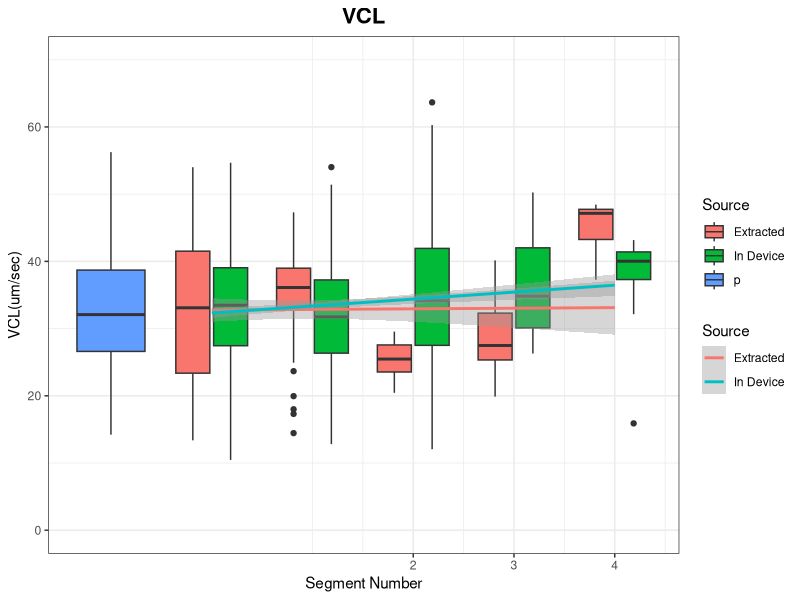
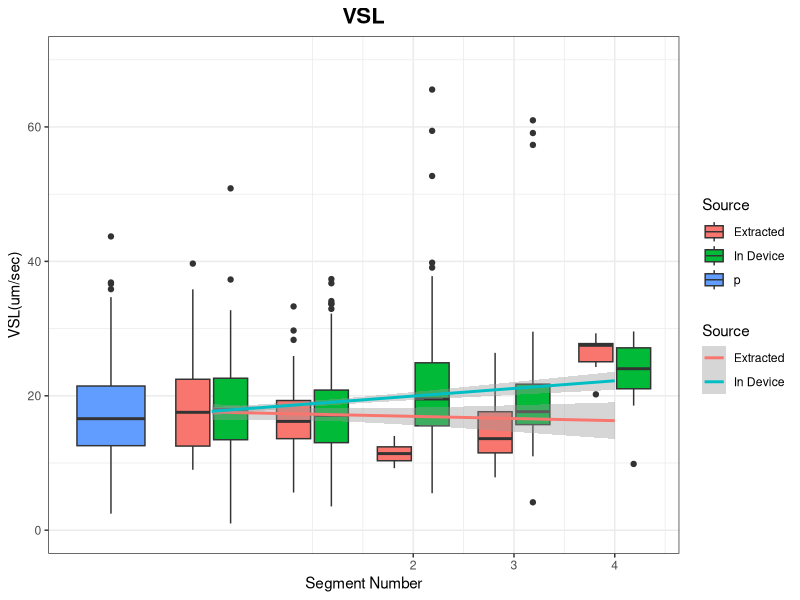
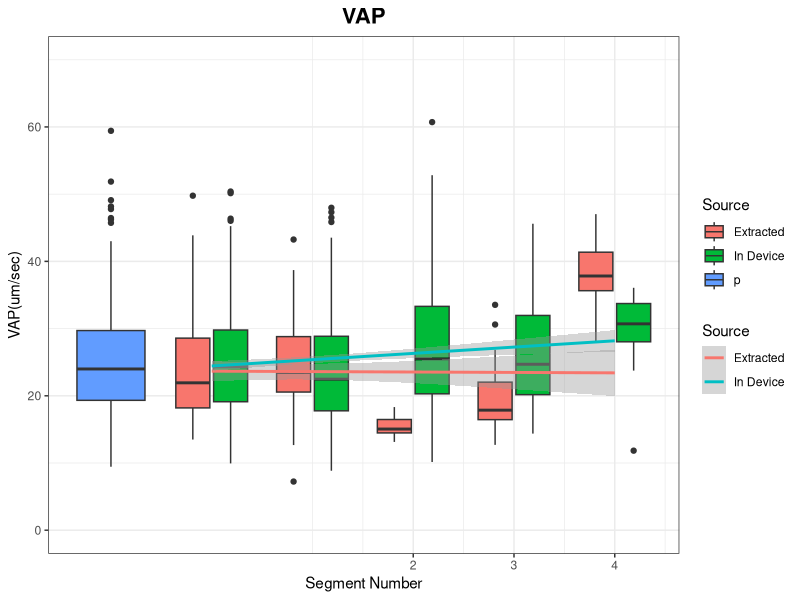
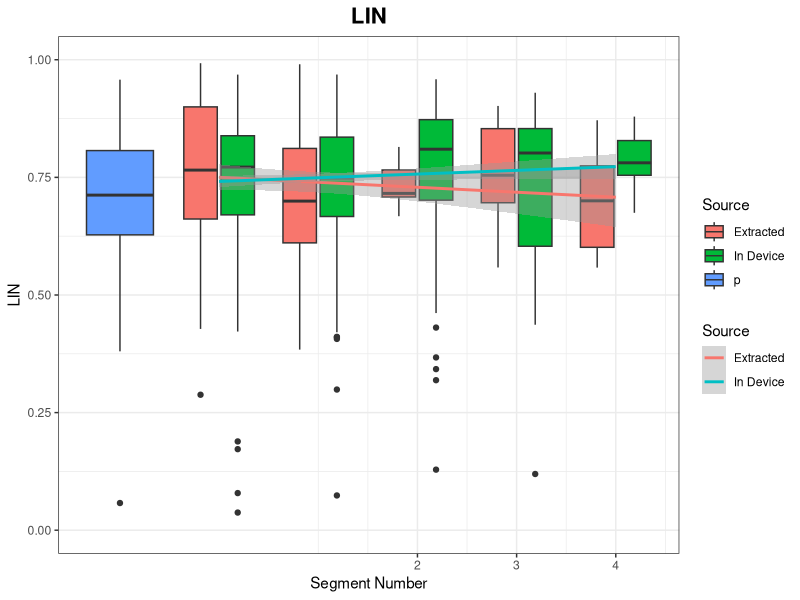
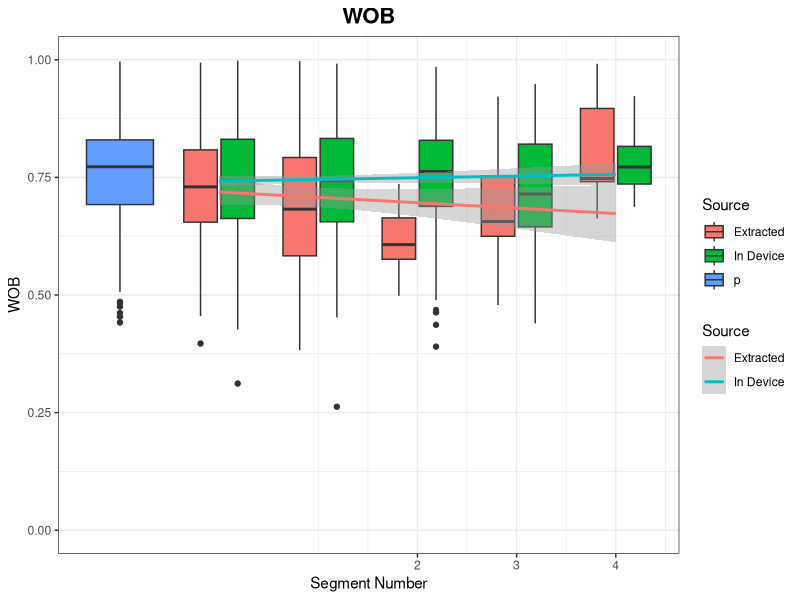

The R source for these figures, in order: (Note: this script raises an error after producing the figures.)
#!/usr/bin/env Rscript
library(ggplot2)
library(reshape2)
library(stringr)

## Reading Data into Workspace ##
data = read.table ('casa_paths_extracted.txt', sep = ' ') 
colnames (data) = c('name', 'empty' , 'VCL', 'VAP', 'VSL', 'LIN', 'WOB', 'PROG', 'BCF','segment') # Adds titles to columns
data$spermid = 1:nrow(data) # adds sperm ID to the table based on position number.
scale = 2.0
## Generating VCL Plots
mdata = melt(data, id.vars = c("name", "spermid", "segment"))

detailed = data
detailed$extracted = sapply(detailed$segment, function(x){
	if (as.character(x) == "waste") {
		return("s")
	}
	if (as.character(x) == "ewaste") {
		return("e")
	}
	if (as.character(x) == "pure") {
		return("p")
	}
	return(str_extract(x, "[a-zA-Z]+"))
})

detailed$segnum = sapply(detailed$segment, function(x){
	if (as.character(x) == "waste") {
		return(0)
	}
	if (as.character(x) == "ewaste") {
		return(0)
	}
	if (as.character(x) == "pure") {
		return(-1)
	}
	as.numeric(str_extract(x, "[0-9]+"))
})

mdetailed = melt(detailed, id.vars = c("name", "segment", "spermid", "extracted", "segnum"))

mdetailed$prettyextracted = sapply(mdetailed$extracted, function(x) {
  if (x == "e") {
      return("Extracted")
  }
  if (x == "s") {
    return("In Device")
  }
  return(x)
})

g = ggplot(data = mdetailed[mdetailed$variable == "VCL" & mdetailed$extracted != "pure", ], aes(x=segnum, y=value)) + 
  geom_boxplot(aes(fill = prettyextracted, linetype = factor(segnum))) +
  scale_linetype_manual(values = c("solid", "solid", "solid", "solid", "solid", "solid"), guide="none") +
  theme_bw() +
  geom_smooth(method = "lm", aes(color = prettyextracted)) +
  theme(plot.title=element_text(size = 16, face = "bold", hjust = 0.5)) +
  scale_x_continuous(name = "Segment Number",breaks=seq(2,4,1)) +
  scale_y_continuous(name = "VCL(um/sec)",limits=c(0,70))+
  guides(fill=guide_legend(title="Source"),color=guide_legend(title="Source"))+
  ggtitle("VCL") 
 

pdf("VCL_long.pdf", height = 3 * scale, width = 4 * scale)
print(g)
dev.off()

## Generating VSL Plots

g = ggplot(data = mdetailed[mdetailed$variable == "VSL" & mdetailed$extracted != "pure", ], aes(x=segnum, y=value)) + 
  geom_boxplot(aes(fill = prettyextracted, linetype = factor(segnum))) +
  scale_linetype_manual(values = c("solid", "solid", "solid", "solid", "solid", "solid"), guide="none") +
  theme_bw() +
  geom_smooth(method = "lm", aes(color = prettyextracted)) +
  theme(plot.title=element_text(size = 16, face = "bold", hjust = 0.5)) +
  scale_x_continuous(name = "Segment Number",breaks=seq(2,4,1)) +
  scale_y_continuous(name = "VSL(um/sec)",limits=c(0,70))+
  guides(fill=guide_legend(title="Source"),color=guide_legend(title="Source"))+
  ggtitle("VSL") 

scale = 2.0
pdf("VSL_long.pdf", height = 3 * scale, width = 4 * scale)
print(g)
dev.off()

## Generating VAP Plots

g = ggplot(data = mdetailed[mdetailed$variable == "VAP" & mdetailed$extracted != "pure", ], aes(x=segnum, y=value)) + 
  geom_boxplot(aes(fill = prettyextracted, linetype = factor(segnum))) +
  scale_linetype_manual(values = c("solid", "solid", "solid", "solid", "solid", "solid"), guide="none") +
  theme_bw() +
  geom_smooth(method = "lm", aes(color = prettyextracted)) +
  theme(plot.title=element_text(size = 16, face = "bold", hjust = 0.5)) +
  scale_x_continuous(name = "Segment Number",breaks=seq(2,4,1)) +
  scale_y_continuous(name = "VAP(um/sec)",limits=c(0,70))+
  guides(fill=guide_legend(title="Source"),color=guide_legend(title="Source"))+
  ggtitle("VAP") 


pdf("VAP_long.pdf", height = 3 * scale, width = 4 * scale)
print(g)
dev.off()

## Generating LIN plots
g = ggplot(data = mdetailed[mdetailed$variable == "LIN" & mdetailed$extracted != "pure", ], aes(x=segnum, y=value)) + 
  geom_boxplot(aes(fill = prettyextracted, linetype = factor(segnum))) +
  scale_linetype_manual(values = c("solid", "solid", "solid", "solid", "solid", "solid"), guide="none") +
  theme_bw() +
  geom_smooth(method = "lm", aes(color = prettyextracted)) +
  theme(plot.title=element_text(size = 16, face = "bold", hjust = 0.5)) +
  scale_x_continuous(name = "Segment Number",breaks=seq(2,4,1)) +
  scale_y_continuous(name = "LIN",limits=c(0,1))+
  guides(fill=guide_legend(title="Source"),color=guide_legend(title="Source"))+
  ggtitle("LIN") 


pdf("LIN_long.pdf", height = 3 * scale, width = 4 * scale)
print(g)
dev.off()

## Generating WOB plots
g = ggplot(data = mdetailed[mdetailed$variable == "WOB" & mdetailed$extracted != "pure", ], aes(x=segnum, y=value)) + 
  geom_boxplot(aes(fill = prettyextracted, linetype = factor(segnum))) +
  scale_linetype_manual(values = c("solid", "solid", "solid", "solid", "solid", "solid"), guide="none") +
  theme_bw() +
  geom_smooth(method = "lm", aes(color = prettyextracted)) +
  theme(plot.title=element_text(size = 16, face = "bold", hjust = 0.5)) +
  scale_x_continuous(name = "Segment Number",breaks=seq(2,4,1)) +
  scale_y_continuous(name = "WOB",limits=c(0,1))+
  guides(fill=guide_legend(title="Source"),color=guide_legend(title="Source"))+
  ggtitle("WOB") 


pdf("WOB_long.pdf", height = 3 * scale, width = 4 * scale)
print(g)
dev.off()

## Generating Makler Count Plots
counts = read.table ('makler_counts.txt')
colnames (counts) = c('segment','non-motile','motile')

counts$segnum = sapply(ccounts$segment, function(x){as.numeric(str_extract(x, "[0-9]+"))})
ccounts = melt(counts, id.vars=c('segment','non-motile','motile','segnum'))

g = ggplot(data=ccounts[ccounts$variable=='non-motile' & ccounts$segment != 'waste'], aes(x=segnum, y=value))+
  geom_boxplot()+
  theme_bw()+
  ggtitle("Non-Motile Sperm Count") +
  theme(plot.title=element_text(size = 16, face = "bold", hjust = 0.5)) +
  scale_x_continuous(name = "Segment Number",breaks=seq(2,4,1)) +
  scale_y_continuous(name = "Millions/mL")

pdf("NM_long.pdf", height = 3 * scale, width = 4 * scale)
print(g)
dev.off()


  
  


